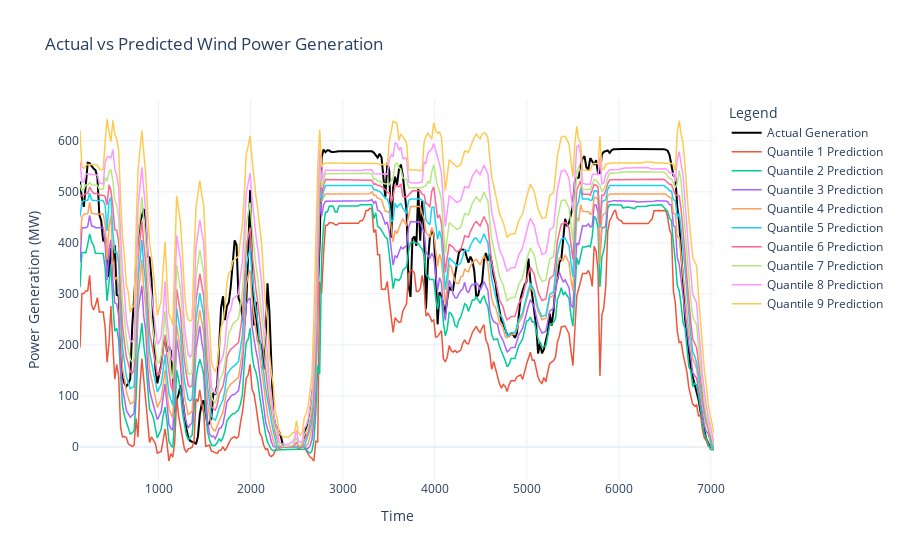

Notebook code cell kept with this figure:
### Code cell
import plotly.graph_objects as go

# Create an empty figure
fig = go.Figure()

# Plot actual values
fig.add_trace(go.Scatter(
    x=df_resampled_merged_wind_2.index,  # Assuming the index is time or some sequence
    y=y_wind,  # Actual values
    mode='lines',
    name='Actual Generation',
    line=dict(color='black', width=2)  # Style for actual values
))

# Plot predicted values for each quantile
for quantile in quantiles:
    fig.add_trace(go.Scatter(
        x=df_resampled_merged_wind_2.index,  # Assuming same x-axis for predictions
        y=df_resampled_merged_wind_2[f'generation_mw_quantile_{quantile}'],  # Predictions for each quantile
        mode='lines',
        name=f'Quantile {quantile} Prediction',
        line=dict(width=1.5)  # Style for predicted values
    ))

# Update layout for better visualization
fig.update_layout(
    title='Actual vs Predicted Wind Power Generation',
    xaxis_title='Time',
    yaxis_title='Power Generation (MW)',
    legend_title='Legend',
    hovermode='x',
    template='plotly_white'
)

# Show the plot
fig.show()

### Figure 1 — Plotly figure (JSON) as saved in the notebook; plotly's stock layout.template omitted (floating-point values rounded to 4 significant figures; data arrays with more than 128 entries replaced by an {"elided": "..."} marker saying what was removed)
{"data": [{"line": {"color": "black", "width": 2}, "mode": "lines", "name": "Actual Generation", "type": "scatter", "x": {"elided": "326 int values"}, "y": {"elided": "326 float values"}}, {"line": {"width": 1.5}, "mode": "lines", "name": "Quantile 1 Prediction", "type": "scatter", "x": {"elided": "326 int values"}, "y": {"elided": "326 float values"}}, {"line": {"width": 1.5}, "mode": "lines", "name": "Quantile 2 Prediction", "type": "scatter", "x": {"elided": "326 int values"}, "y": {"elided": "326 float values"}}, {"line": {"width": 1.5}, "mode": "lines", "name": "Quantile 3 Prediction", "type": "scatter", "x": {"elided": "326 int values"}, "y": {"elided": "326 float values"}}, {"line": {"width": 1.5}, "mode": "lines", "name": "Quantile 4 Prediction", "type": "scatter", "x": {"elided": "326 int values"}, "y": {"elided": "326 float values"}}, {"line": {"width": 1.5}, "mode": "lines", "name": "Quantile 5 Prediction", "type": "scatter", "x": {"elided": "326 int values"}, "y": {"elided": "326 float values"}}, {"line": {"width": 1.5}, "mode": "lines", "name": "Quantile 6 Prediction", "type": "scatter", "x": {"elided": "326 int values"}, "y": {"elided": "326 float values"}}, {"line": {"width": 1.5}, "mode": "lines", "name": "Quantile 7 Prediction", "type": "scatter", "x": {"elided": "326 int values"}, "y": {"elided": "326 float values"}}, {"line": {"width": 1.5}, "mode": "lines", "name": "Quantile 8 Prediction", "type": "scatter", "x": {"elided": "326 int values"}, "y": {"elided": "326 float values"}}, {"line": {"width": 1.5}, "mode": "lines", "name": "Quantile 9 Prediction", "type": "scatter", "x": {"elided": "326 int values"}, "y": {"elided": "326 float values"}}], "layout": {"hovermode": "x", "legend": {"title": {"text": "Legend"}}, "title": {"text": "Actual vs Predicted Wind Power Generation"}, "xaxis": {"title": {"text": "Time"}}, "yaxis": {"title": {"text": "Power Generation (MW)"}}}}
